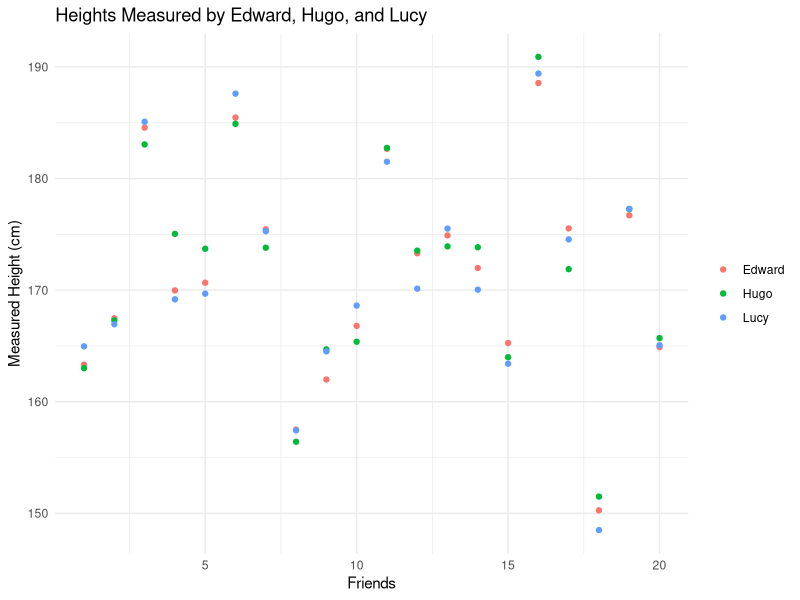

Here is the R script that generated this plot:
# Set the seed for reproducibility
set.seed(123)

# Generate true heights
true_heights <- rnorm(20, mean = 170, sd = 10)

# Simulate measurements with different errors
edward_measurements <- true_heights + rnorm(20, mean = 0, sd = 1)
hugo_measurements <- true_heights + rnorm(20, mean = 0, sd = 2)
lucy_measurements <- true_heights + rnorm(20, mean = 0, sd = 1.5)

# Combine the measurements into a data frame
measurements <- data.frame(
  Friends = 1:20,
  True = true_heights,
  Edward = edward_measurements,
  Hugo = hugo_measurements,
  Lucy = lucy_measurements
)

# Test 1: Verify the number of measurements
test_number_of_measurements <- length(edward_measurements) == 20 && 
  length(hugo_measurements) == 20 && 
  length(lucy_measurements) == 20

# Test 2: Check for missing values
test_no_missing_values <- all(complete.cases(edward_measurements, hugo_measurements, lucy_measurements))

# Test 3: Ensure measurements are within expected limits (e.g., 140 cm to 210 cm)
test_measurements_range <- all(edward_measurements >= 140 & edward_measurements <= 210) &&
  all(hugo_measurements >= 140 & hugo_measurements <= 210) &&
  all(lucy_measurements >= 140 & lucy_measurements <= 210)

# Print the results
results <- list(
  test_number_of_measurements = test_number_of_measurements,
  test_no_missing_values = test_no_missing_values,
  test_measurements_range = test_measurements_range
)

print(results)

# Using ggplot2 to create a scatter plot
# install.packages("ggplot2")
# install.packages("tidyr")
library(ggplot2)
library(tidyr)

measurements_reshape <- gather(measurements, key = "Measured_by", value = "Measurement", -Friends, -True)

# Create the scatter plot
ggplot(measurements_reshape, aes(x = Friends, y = Measurement, color = Measured_by)) +
  geom_point() +
  theme_minimal() +
  labs(
    title = "Heights Measured by Edward, Hugo, and Lucy",
    x = "Friends",
    y = "Measured Height (cm)",
    color = "Measurer") +
  theme(legend.title = element_blank())